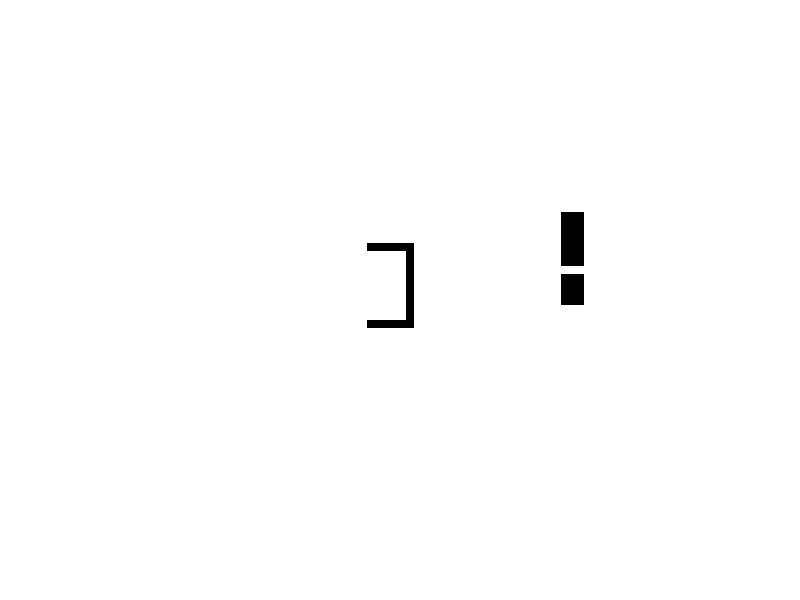

MATLAB code to generate this figure: (Note: this script raises an error after producing the figure.)
% Based on the code by Anthony Chrabieh
% Modifications by D. Filliat for ROB316

clear all
figure
cmap=jet(120);

%Define Number of Nodes
xmax = 80;
ymax = 20;

%Start and Goal
start = [10,ymax/2];
goal = [xmax,ymax/2-3];

%Nodes
MAP = zeros(xmax,ymax);

%To define objects, set their MAP(x,y) to inf
MAP(40,5:15) = inf;
MAP(35:40,5) = inf;
MAP(35:40,15) = inf;
MAP(60:62,1:7) = inf;
MAP(60:62,9:12) = inf;


%To use Random Objects, uncomment this secion
% NumberOfObjects = 10;
% k = 0;
% while (k < NumberOfObjects)
%     length = max(3,randi(9));
%     x = randi(xmax-2*length)+length;
%     y = randi(ymax-2*length)+length;
%     direction = randi(4);
%     if (direction == 1)
%         x = x:x+length;
%     elseif (direction == 2)
%         x = x-length:x;
%     elseif (direction == 3)
%         y = y:y+length;
%     elseif (direction == 4)
%         y = y-length:y;
%     end
%     if (sum(isinf(MAP(x,y)))>0)
%         continue
%     end
%     MAP(x,y) = inf;
%     k = k + 1;
% end

tic
%Compute Heuristic for each node%%%%%%%%%%%%%%%%%%%%%%%%%%%
weight = 0;

for x = 1:size(MAP,1)
    for y = 1:size(MAP,2)
        if(MAP(x,y)~=inf)
            H(x,y) = weight*norm(goal-[x,y]);
            G(x,y) = inf;
        end
    end
end

%Set node Traversal cost%%%%%%%%%%%%%%%%%%%%%%%%%%%%%%%
W = zeros(size(MAP));


%Plotting%%%%%%%%%%%%%%%%%%%%%%%%%%%%%%%%%%%%%%%%%%%%%%%%%%
imshow(1-MAP')
truesize([500 1000])

hold all
plot(start(1),start(2),'s','MarkerFaceColor','b')
plot(goal(1),goal(2),'s','MarkerFaceColor','m')
%%%%%%%%%%%%%%%%%%%%%%%%%%%%%%%%%%%%%%%%%%%%%%%%%%%%%%%%%%%

%initial conditions%%%%%%%%%%%%%%%%%%%%%%%%%%%%%%%%%%%%%%%%
G(start(1),start(2)) = 0;
F(start(1),start(2)) = H(start(1),start(2));

closedNodes = [];
openNodes = [start G(start(1),start(2)) F(start(1),start(2)) 0]; %[x y G F cameFrom]
%%%%%%%%%%%%%%%%%%%%%%%%%%%%%%%%%%%%%%%%%%%%%%%%%%%%%%%%%%%

%Solve
solved = false;
while(~isempty(openNodes))
    
    pause(1e-5)

    
    %find node from open set with smallest F value
    [A,I] = min(openNodes(:,4));
    
    %set current node
    current = openNodes(I,:);
    color = cmap(min([round(G(current(1),current(2)))+1 120]),:);
    plot(current(1),current(2),'o','color',color,'MarkerFaceColor',color)

    %if goal is reached, break the loop
    if(current(1:2)==goal)
        closedNodes = [closedNodes;current];
        solved = true;
        break;
    end
    
    %remove current node from open set and add it to closed set
    openNodes(I,:) = [];
    closedNodes = [closedNodes;current];
    
    %for all neighbors of current node
    for x = current(1)-1:current(1)+1
        for y = current(2)-1:current(2)+1
            
            %if out of range skip
            if (x<1||x>xmax||y<1||y>ymax)
                continue
            end
            
            %if object skip
            if (isinf(MAP(x,y)))
                continue
            end
            
            %if current node skip
            if (x==current(1)&&y==current(2))
                continue
            end
            
            %if already in closed set skip
         
            skip = 0;
            for j = 1:size(closedNodes,1)
                if(x == closedNodes(j,1) && y==closedNodes(j,2))
                    skip = 1;
                    break;
                end
            end           
            if(skip > 0)
                continue
            end
           
            
            A = [];
            %Check if already in open set
            if(~isempty(openNodes))
                for j = 1:size(openNodes,1)
                    if(x == openNodes(j,1) && y==openNodes(j,2))
                        A = j;
                        break;
                    end
                end
            end
            
            
            newG = G(current(1),current(2)) + round(norm([current(1)-x,current(2)-y]),1) + W(x,y);
            
            %if not in open set, add to open set
            if(isempty(A))
                G(x,y) = newG;
                newF = G(x,y) + H(x,y);
                newNode = [x y G(x,y) newF size(closedNodes,1)];
                openNodes = [openNodes; newNode];
                plot(x,y,'x','color','b')
                continue
            end
            
            %if no better path, skip
            if (newG >= G(x,y))
                continue
            end
            
            G(x,y) = newG;
            newF = newG + H(x,y);
            openNodes(A,3:5) = [newG newF size(closedNodes,1)];
        end
    end
end

if (solved)
    %Path plotting
    j = size(closedNodes,1);
    path = [];
    while(j > 0)
        x = closedNodes(j,1);
        y = closedNodes(j,2);
        j = closedNodes(j,5);
        path = [x,y;path];
    end
    pathLength=0;
    
    plot(path(1,1),path(1,2),'o','color','r','MarkerFaceColor','r')
    for j = 2:size(path,1)
        plot(path(j,1),path(j,2),'o','color','r','MarkerFaceColor','r')
        pathLength=pathLength+norm([path(j,1)-path(j-1,1) path(j,2)-path(j-1,2)]);
        pause(0.001)
    end
    disp(['Path length = ' num2str(pathLength)]);
else
    disp('No Path Found')
end
toc
